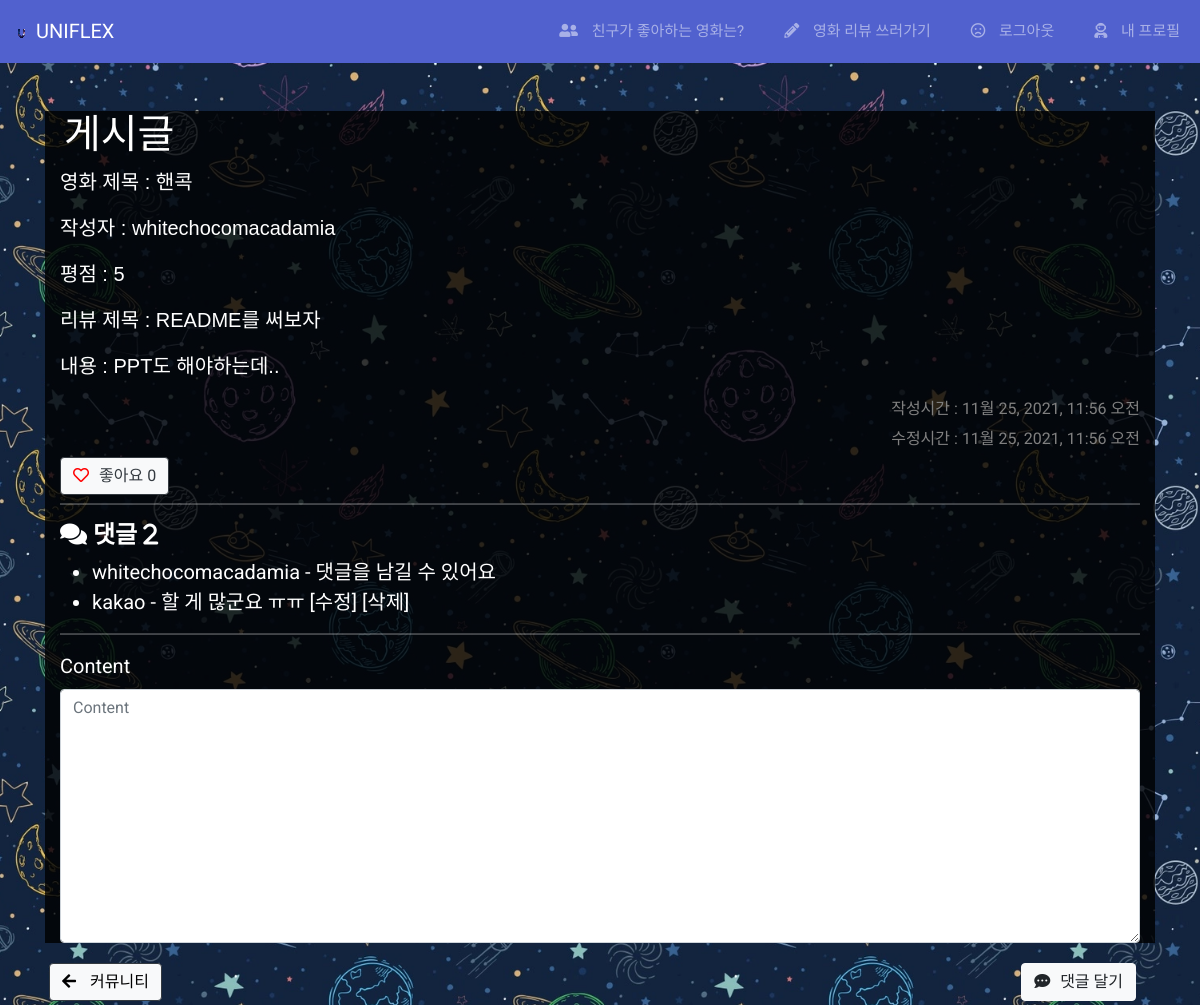
The app's page /community/5/ (signed in) with its own data.
### community/models.py (models this page shows, shortened)
class Review(models.Model):
    title = models.CharField(max_length=100)
    content = models.TextField()
    rank = models.PositiveIntegerField(default=1, validators=[MinValueValidator(1),MaxValueValidator(10)], help_text="1~10사이 값으로 입력하세요")
    created_at = models.DateTimeField(auto_now_add=True)
    updated_at = models.DateTimeField(auto_now=True)
    movie = models.ForeignKey(Movie, on_delete=models.CASCADE)
    user = models.ForeignKey(settings.AUTH_USER_MODEL, on_delete=models.CASCADE)
    like_users = models.ManyToManyField(settings.AUTH_USER_MODEL, related_name='like_reviews' )

class Comment(models.Model):
    content = models.TextField()
    user = models.ForeignKey(settings.AUTH_USER_MODEL, on_delete=models.CASCADE)
    review = models.ForeignKey(Review, on_delete=models.CASCADE)

### movies/models.py (models this page shows, shortened)
class Movie(models.Model):
    title = models.CharField(max_length=100)
    overview = models.TextField()
    release_date = models.DateField()
    vote_average = models.FloatField()
    vote_count = models.IntegerField()
    poster_path = models.CharField(max_length=200)
    popularity = models.FloatField()
    backdrop_path = models.CharField(max_length=200)
    genres = models.ManyToManyField(Genre)
    like_users = models.ManyToManyField(settings.AUTH_USER_MODEL, blank=True, related_name="like_movies")

### accounts/models.py (models this page shows)
class User(AbstractUser):
    followers = models.ManyToManyField('self', symmetrical=False, related_name='followings')

### community/views.py (the view)
# urls.py: path('<int:review_pk>/',views.detail, name='detail'),
@login_required
def detail(request, review_pk):
    review = get_object_or_404(Review, pk=review_pk)
    comments = review.comment_set.all()
    comment_form = CommentForm()
    context = {
        'review': review,
        'comment_form': comment_form,
        'comments': comments,
    }
    return render(request, 'community/detail.html', context)

### community/forms.py
class CommentForm(forms.ModelForm):
    class Meta:
        model = Comment
        exclude = ['review', 'user']

### community/templates/community/detail.html (shortened to what this page needs)
{% extends 'base.html' %}
{% load bootstrap5 %}
{% block content %}
  <div class="container" style="color:white; font-size: 1.25rem; background-color:rgba(0,0,0,0.8)">
    <h1 class="row mt-5 ml-1"> 게시글 </h1>
    <p>영화 제목 : {{review.movie.title}}</p>
    <p>작성자 : <a href="{% url 'accounts:profile' review.user %}" style="color: white; text-decoration: none;">{{review.user}}</p></a>
    <p>평점 : {{review.rank}}</p>
    <p>리뷰 제목 : {{review.title}}</p>
    <p>내용 : {{review.content}}</p>
    <small class="float-right" style="color:grey;">작성시간 : {{review.created_at}}</small><br>
    <small class="float-right" style="color:grey;">수정시간 : {{review.updated_at}}</small><br>
      <form action="{% url 'community:likes' review.pk %}" method="POST">
          {% if user in review.like_users.all %}
            <button class="btn btn-light btn-outline-dark shadow-none float-left"><i class="fas fa-heart" style="color:red; border:none;"></i>좋아요 {{ review.like_users.all|length }}</button>
          {% else %}
            <button class="btn btn-light btn-outline-dark shadow-none float-left"><i class="far fa-heart" style="color:red; border:none;"></i>좋아요 {{ review.like_users.all|length }}</button>
          {% endif %}
      </form>
    <br>
    <hr>
    <h4><i class="fas fa-comments"> 댓글 {{ comments |length }}</i></h4>
    <ul>
      {% for comment in comments %}
        <li>
          {{ comment.user }} - {{ comment.content }}
          {% if user == comment.user %}
            <a href="{% url 'community:comment_update' review.pk comment.pk%}" style="text-decoration:none; color:white;">[수정]</a>
            <form action="{% url 'community:comment_delete' review.pk comment.pk %}" method="POST" class="d-inline">
              <input type="submit" value="[삭제]" style="background:none; color:white; border:0;">
            </form>
          {% endif %}
        </li>
      {% empty %}
        <p>댓글이 없어요 😔</p>
      {% endfor %}
    </ul>
    <hr>
    {% if request.user.is_authenticated %}
      <form action="{% url 'community:comment' review.pk %}" method="POST">
        {% bootstrap_form comment_form %}
        <button type="submit" class="btn btn-light btn-m float-right m-1"><i class="fas fa-comment-dots"></i>댓글 달기</button>
      </form>
    {% else %}
      <button class="btn btn-primary btn-m m-1"><a href="accounts:login">로그인하러 가기</a></button>
    {% endif %}
  </div>
  <button class="btn btn-light btn-outline-dark btn-m m-1 float-left"><a href="{% url 'community:index' %}" style="color: black;"><i class="fas fa-arrow-left"></i> 커뮤니티</a></button>
{% endblock content %}

### templates/navbar.html (style rules this page uses)
body { font-family: 'Roboto', sans-serif; }
* { margin: 0; padding: 0; }
i { margin-right: 10px; }

### templates/base.html (style rules this page uses)
#background { background-color: #001f3f; background-size: 500px; background-position: top; background-attachment: fixed; }
h1, h2 { font-family: 'Jua', sans-serif; }
h3, h4, h5, h6, p, span { font-family: 'Nanum Gothic', sans-serif; }

### records on screen
Review: movie "핸콕", user "whitechocomacadamia", rank "5", title "README를 써보자", content "PPT도 해야하는데..", created_at "11월 25, 2021, 11:56 오전", updated_at "11월 25, 2021, 11:56 오전", like_users.all|length "0"
Comment: user "whitechocomacadamia", content "댓글을 남길 수 있어요"
Comment: user "kakao", content "할 게 많군요 ㅠㅠ"

### other values on screen
{{ comments |length }} "2"
